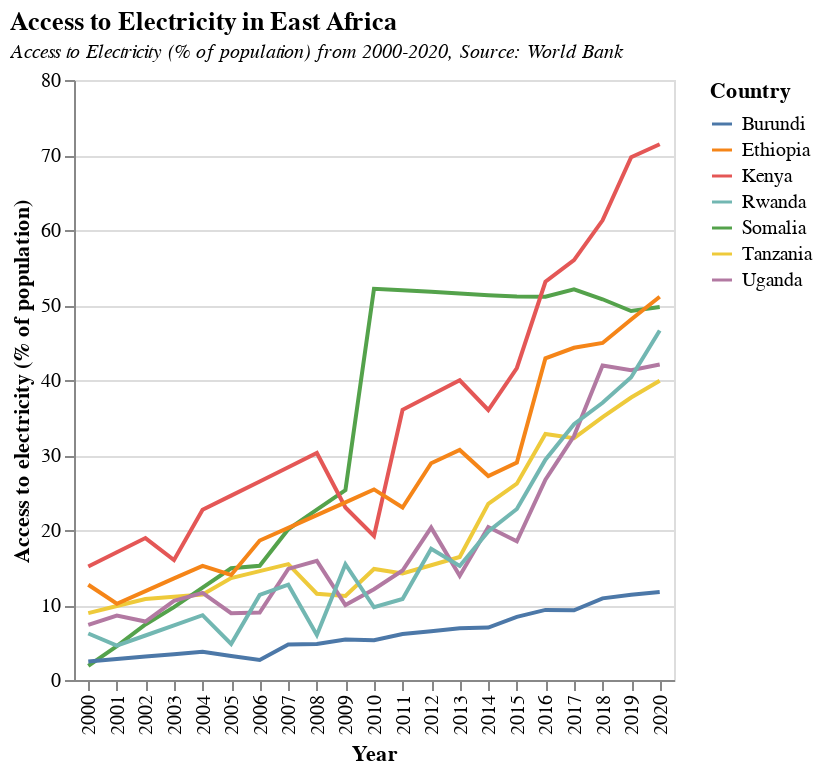

Specify this chart in Vega-Lite:
### Vega-Lite specification from a JSON file in a GitHub repository (floating-point values rounded to 4 significant figures; data arrays with more than 128 entries replaced by an {"elided": "..."} marker saying what was removed)
{"$schema": "https://vega.github.io/schema/vega-lite/v5.json", "description": "A simple bar chart with embedded data.", "title": {"text": "Access to Electricity in East Africa", "subtitle": "Access to Electricity (% of population) from 2000-2020, Source: World Bank", "subtitleFontStyle": "italic", "subtitleFontSize": 10, "anchor": "start", "color": "black"}, "height": 300, "width": 300, "data": {"values": {"elided": "147 records"}}, "mark": "line", "encoding": {"x": {"field": "Year", "type": "nominal"}, "y": {"field": "Access to electricity (% of population)", "type": "quantitative"}, "color": {"field": "Country", "type": "nominal"}}, "config": {}}
